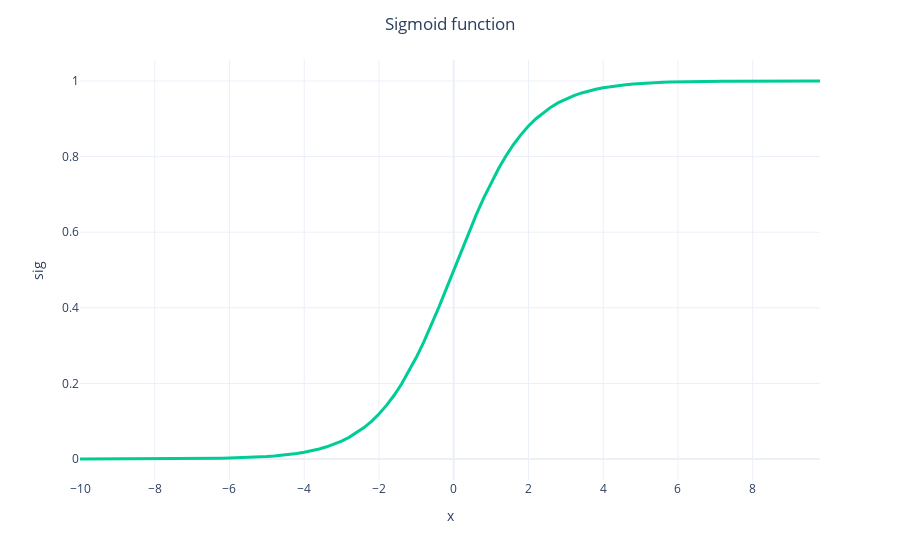

Source (notebook cell):
### Markdown cell above
Remember that:
* z is proportional to the distance of the point (vector) $\mathbf{x}$ from the the decision boundry, represented by $\mathbf{w}$, and can be in the range of $(-\infty, \infty)$
* The sigmoid job is __only__ to transform z to probability, i.e. map a number from the range $(-\infty,\infty)$ to the range $(0, 1)$  
* if $z$ = 0, the point is on the decision boundry. Thus, we can't determine to which class it belnogs. The sigmoid function ineed equal to 0.5 when $z$ is 0, indicated a 50-50 probability.
* if $z$ > 0, than the point belong to one class, and if $z$ < 0, the point belong the other class. 
* The bigger and positive $z$ is, the further above the decision boundry the point is, the more certain we are that the point belongs to class one. And indeed, for increasingly positive $z$s, the sigmoid function returns values that are closer and closer to 1. (note that for $z>4$ the probolility is already very close to one, see graph below)
* The bigger and negative $z$ is, the further below the decision boundry the point is, the more certain we are that the point belongs to class zero. And indeed, for increasingly negative $z$s, the sigmoid function returns values that are closer and closer to 0 (thus 0 chance of belonging to class 1, and 1 minus 0 chance of belonging to class 0, also note that for $z<-4$ the probolility is already very close to zero, see graph below)

### Code cell
plot_sigmoid_function()

### Figure 1 — Plotly figure (JSON) as saved in the notebook; plotly's stock layout.template omitted (floating-point values rounded to 4 significant figures)
{"data": [{"hovertemplate": "x=%{x}<br>sig=%{y}<extra></extra>", "legendgroup": "", "line": {"color": "#00CC96", "dash": "solid", "width": 3}, "mode": "lines", "name": "", "orientation": "v", "showlegend": false, "type": "scatter", "x": [-10, -9.8, -9.6, -9.4, -9.2, -9.0, -8.8, -8.6, -8.4, -8.2, -8.0, -7.8, -7.6, -7.4, -7.2, -7.0, -6.8, -6.6, -6.4, -6.2, -6.0, -5.8, -5.6, -5.4, -5.2, -5.0, -4.8, -4.6, -4.4, -4.2, -4.0, -3.8, -3.6, -3.4, -3.2, -3.0, -2.8, -2.6, -2.4, -2.2, -2.0, -1.8, -1.6, -1.4, -1.2, -1.0, -0.8, -0.6, -0.4, -0.2, -3.553e-14, 0.2, 0.4, 0.6, 0.8, 1.0, 1.2, 1.4, 1.6, 1.8, 2.0, 2.2, 2.4, 2.6, 2.8, 3.0, 3.2, 3.4, 3.6, 3.8, 4.0, 4.2, 4.4, 4.6, 4.8, 5.0, 5.2, 5.4, 5.6, 5.8, 6.0, 6.2, 6.4, 6.6, 6.8, 7.0, 7.2, 7.4, 7.6, 7.8, 8.0, 8.2, 8.4, 8.6, 8.8, 9.0, 9.2, 9.4, 9.6, 9.8], "xaxis": "x", "y": [4.54e-05, 5.545e-05, 6.772e-05, 8.272e-05, 0.000101, 0.0001234, 0.0001507, 0.0001841, 0.0002248, 0.0002746, 0.0003354, 0.0004096, 0.0005002, 0.0006109, 0.000746, 0.0009111, 0.001113, 0.001359, 0.001659, 0.002025, 0.002473, 0.003018, 0.003684, 0.004496, 0.005486, 0.006693, 0.008163, 0.009952, 0.01213, 0.01477, 0.01799, 0.02188, 0.0266, 0.0323, 0.03917, 0.04743, 0.05732, 0.06914, 0.08317, 0.09975, 0.1192, 0.1419, 0.168, 0.1978, 0.2315, 0.2689, 0.31, 0.3543, 0.4013, 0.4502, 0.5, 0.5498, 0.5987, 0.6457, 0.69, 0.7311, 0.7685, 0.8022, 0.832, 0.8581, 0.8808, 0.9002, 0.9168, 0.9309, 0.9427, 0.9526, 0.9608, 0.9677, 0.9734, 0.9781, 0.982, 0.9852, 0.9879, 0.99, 0.9918, 0.9933, 0.9945, 0.9955, 0.9963, 0.997, 0.9975, 0.998, 0.9983, 0.9986, 0.9989, 0.9991, 0.9993, 0.9994, 0.9995, 0.9996, 0.9997, 0.9997, 0.9998, 0.9998, 0.9998, 0.9999, 0.9999, 0.9999, 0.9999, 0.9999], "yaxis": "y"}], "layout": {"autosize": true, "legend": {"tracegroupgap": 0}, "margin": {"t": 60}, "title": {"text": "Sigmoid function", "x": 0.5}, "xaxis": {"anchor": "y", "autorange": true, "domain": [0, 1], "range": [-10, 9.8], "title": {"text": "x"}, "type": "linear"}, "yaxis": {"anchor": "x", "autorange": true, "domain": [0, 1], "range": [-0.0555, 1.055], "title": {"text": "sig"}, "type": "linear"}}}
